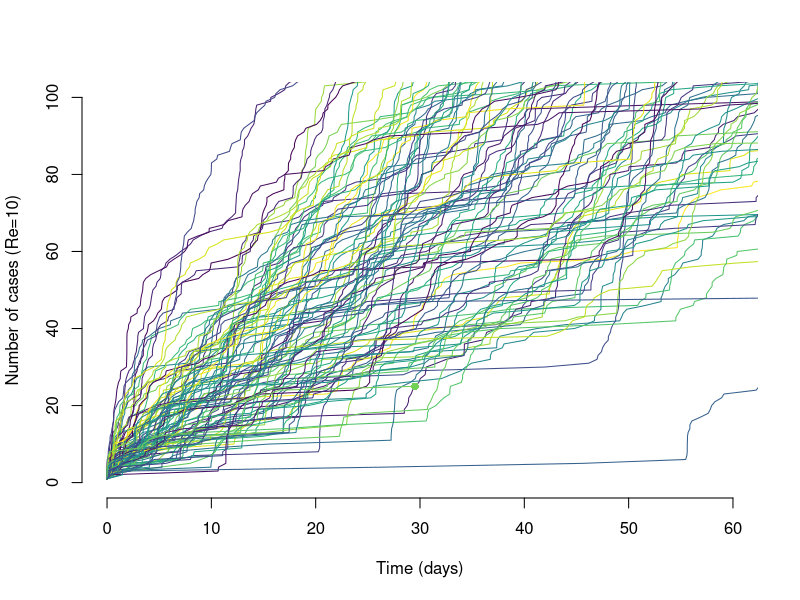
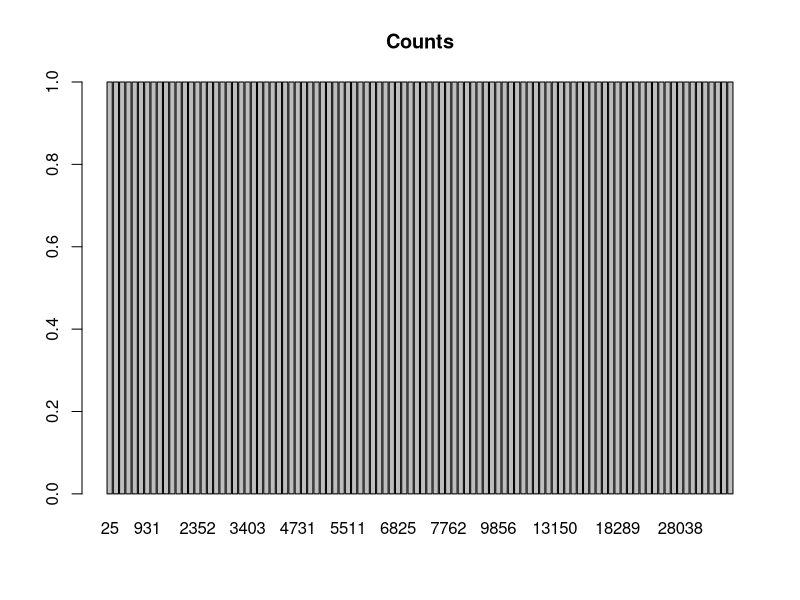

The R source for these figures, in order:
## Ruwan Ratnayake, started November 27, 2019
## This code describes a stochastic branching process model for cholera within a ring and outside the ring. 
## It is cut-off at a 60 day period.

library(fitdistrplus)
library(viridis)

## Define parameters

# Serial interval parameters are from Kahn et al (2019): the serial interval for cholera was 
# assumed to follow a gamma distribution (rate = 0.1, shape = 0.5) with a median of five days 
# (for both slow and fast transmission).
SI <- 5 
SIrate <- 0.1
SIshape <- 0.5

# Effective reproduction numbers are set to a range from sub-endemic (0.5), endemic (1), 
# epidemic-low (2), epidemic-high (3), epidemic-very high (15) (From: Azman, 2015, Checchi,2007)
# The dispersion parameter k is set to 10 to effectively be negligible. We don't have reliable
# information on this parameter. Moore (2014) calculated it as a range from 0.0039 to 22028. 
ReCamp <-10
ReVH <-3  
ReH <-2
ReEnd <- 1 
ReSub <- 0.5  
k <- 10  

# Meta-analyzed estimates of intervention reduction of effective reproduction number
AE <- 0.66 #ACP, Reveiz 2011 (meta-analysis)
VE <- 0.69 #OCV, Bi 2017 (meta-analysis)
PE <- 0.42 #POUWT and safe storage, Fewtrell 2005, Roberts 2001 (meta-analysis)
CE <- 0.11 #CWT,Fewtrell 2005 (meta-analysis)
Coverage <- 0.8 #High population coverage
ReWASH <- (1-(Coverage*PE))*ReH #reduction to Rr with POUWT 
ReWASHC <- (1-(Coverage*CE))*ReH #reduction to Rr with local water treatment 
ReACP <- (1-(Coverage*AE))*ReH #reduction to Rr with ACP
ReVE <- (1-(Coverage*VE))*ReH #reduction to Rr with OCV 

# Add stops for caseloads and length of outbreaks (so branching does not go forever)
cap_cases = 100 # Limit number of cases in simulation
cap_max_days <- 30 # Limit number of days of the outbreak to the first month

##Simulating an outbreak. Using the reproductive numbers and the serial interval distribution, simulate stochastic 
##trajectories of cholera outbreaks starting from a single infected index case.

# Set seed for random number generator
set.seed(645)
# Number of simulation runs
runs <- 100
# Number of initial cases
seed <- 1

## 1. Simulate outbreak trajectories inside the ring with an epidemic-level reproduction number (ReCamp=10)

# Initialize plot
plot(NA,xlim=c(0,60),ylim=c(0,100),xlab="Time (days)",
     ylab="Number of cases (Re=10)",frame=FALSE)
cols <- sample(viridis(runs))

# create a vector where you store number of cases in each outbreak
total_cases <- integer(runs)

# The for loop sets up the stochastic model to repeat 100 runs using a seed of one case
# and capturing the length of each outbreak [t] in a vector [times]  
for(i in 1:runs) {  
  cases <- seed  
  t <- rep(0,seed)  
  times <- t  
  # The while loop says that when the caseload >1 (which it will be as the seed=1), a set of 
  # secondary cases is generated using the NegBinom distribution [secondary] for a set serial interval. 
  # To ensure that branching does not go on forever for the outbreaks that do not go extinct,
  # we set a limit to the number of cases in the simulation to 4,500.
  while(cases > 0) {  
    secondary <- rnbinom(cases,size=k,mu=ReCamp) 
    #secondary <- rnbinom(cases,size=k,mu=ReEnd) & secondary<cap_cases [which suggests that
    #we cap secondary generation of cases at cap_cases, but that wouldn't make sense]
    t.new <- numeric()  
    for(j in 1:length(secondary)) {
      t.new <- c(t.new,t[j] + rgamma(secondary[j],shape=SIshape[1],
                                     scale=(1/SIrate))) 
    }
    
    cases <- length(t.new) & cases<cap_cases
    t <- t.new  
    times <- c(times,t.new)  
    
  }
  lines(sort(times),1:length(times),col=cols[i],lwd=1)
  points(max(times),length(times),col=cols[i],pch=16)
  
  total_cases[i] <-length(times) 
}

(tab <- table(total_cases))
barplot(tab, main="Counts")

total_cases.mean <- mean(total_cases)
total_cases.sd <- sd(total_cases)
total_cases.mean 
total_cases.sd 

plnorm(1, total_cases.mean,total_cases.sd,lower.tail=FALSE)
plnorm(20, total_cases.mean,total_cases.sd,lower.tail=FALSE)
plnorm(50, total_cases.mean,total_cases.sd,lower.tail=FALSE)
